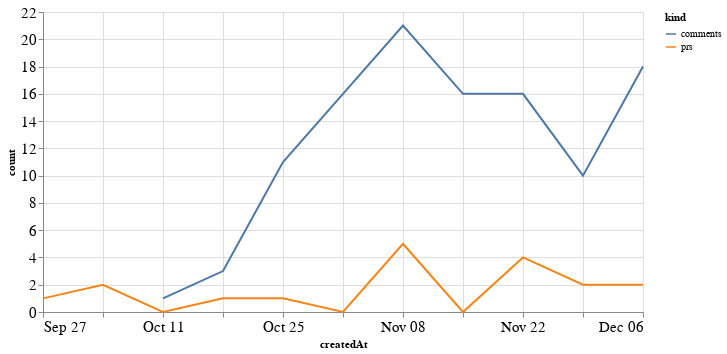

The code cell stored with this chart in its notebook:
### Code cell
alt.Chart(total_time, width=600).mark_line().encode(
    x='createdAt',
    y='count',
    color='kind'
)

### Figure 1 — Vega-Lite specification as saved in the notebook (floating-point values rounded to 4 significant figures)
{"config": {"axisLeft": {"labelFontSize": 15}, "axisBottom": {"labelFontSize": 15}}, "data": {"name": "data-3ac3b9c573ced6adfe5c850552b4187b"}, "mark": "line", "encoding": {"color": {"type": "nominal", "field": "kind"}, "x": {"type": "temporal", "field": "createdAt"}, "y": {"type": "quantitative", "field": "count"}}, "width": 600, "$schema": "https://vega.github.io/schema/vega-lite/v4.8.1.json", "datasets": {"data-3ac3b9c573ced6adfe5c850552b4187b": [{"createdAt": "2020-09-27T00:00:00", "kind": "prs", "count": 1.0}, {"createdAt": "2020-10-04T00:00:00", "kind": "prs", "count": 2.0}, {"createdAt": "2020-10-11T00:00:00", "kind": "prs", "count": 0.0}, {"createdAt": "2020-10-18T00:00:00", "kind": "prs", "count": 1.0}, {"createdAt": "2020-10-25T00:00:00", "kind": "prs", "count": 1.0}, {"createdAt": "2020-11-01T00:00:00", "kind": "prs", "count": 0.0}, {"createdAt": "2020-11-08T00:00:00", "kind": "prs", "count": 5.0}, {"createdAt": "2020-11-15T00:00:00", "kind": "prs", "count": 0.0}, {"createdAt": "2020-11-22T00:00:00", "kind": "prs", "count": 4.0}, {"createdAt": "2020-11-29T00:00:00", "kind": "prs", "count": 2.0}, {"createdAt": "2020-12-06T00:00:00", "kind": "prs", "count": 2.0}, {"createdAt": "2020-09-27T00:00:00", "kind": "comments", "count": null}, {"createdAt": "2020-10-04T00:00:00", "kind": "comments", "count": null}, {"createdAt": "2020-10-11T00:00:00", "kind": "comments", "count": 1.0}, {"createdAt": "2020-10-18T00:00:00", "kind": "comments", "count": 3.0}, {"createdAt": "2020-10-25T00:00:00", "kind": "comments", "count": 11.0}, {"createdAt": "2020-11-01T00:00:00", "kind": "comments", "count": 16.0}, {"createdAt": "2020-11-08T00:00:00", "kind": "comments", "count": 21.0}, {"createdAt": "2020-11-15T00:00:00", "kind": "comments", "count": 16.0}, {"createdAt": "2020-11-22T00:00:00", "kind": "comments", "count": 16.0}, {"createdAt": "2020-11-29T00:00:00", "kind": "comments", "count": 10.0}, {"createdAt": "2020-12-06T00:00:00", "kind": "comments", "count": 18.0}]}}
